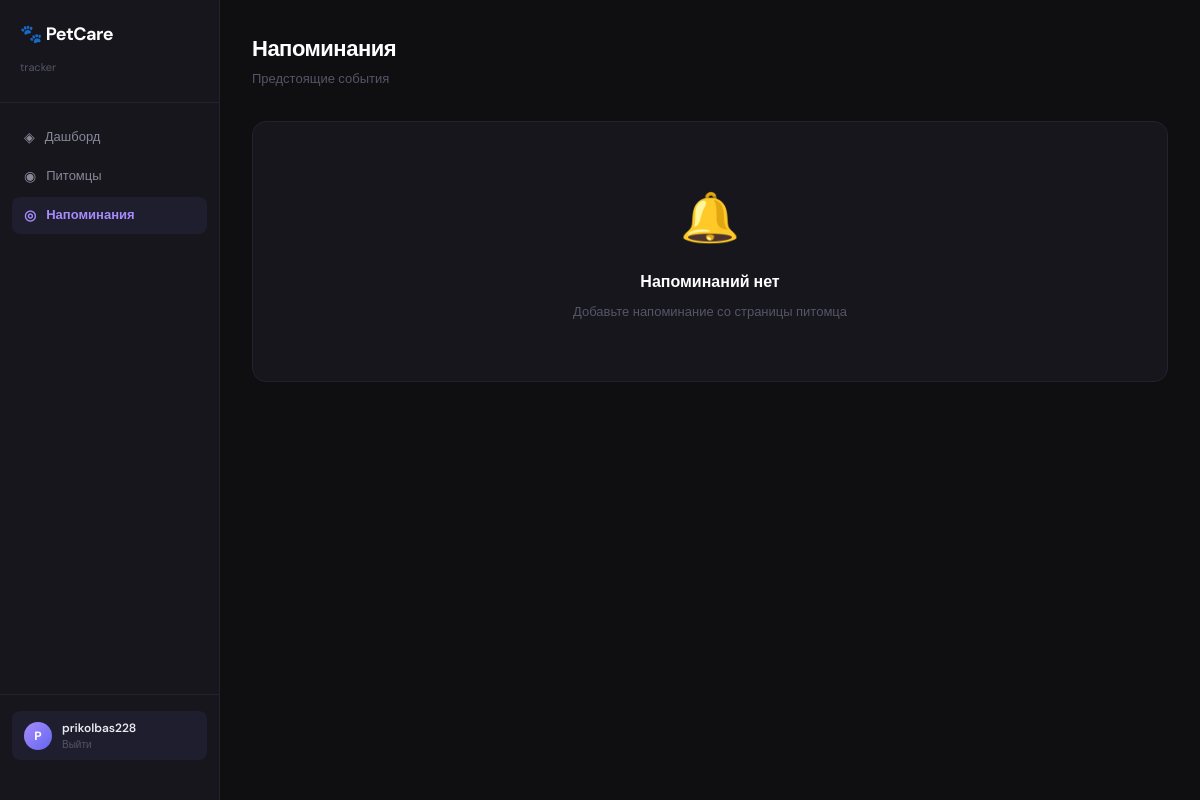
The page /reminders/ (signed in) on the database as committed earlier.
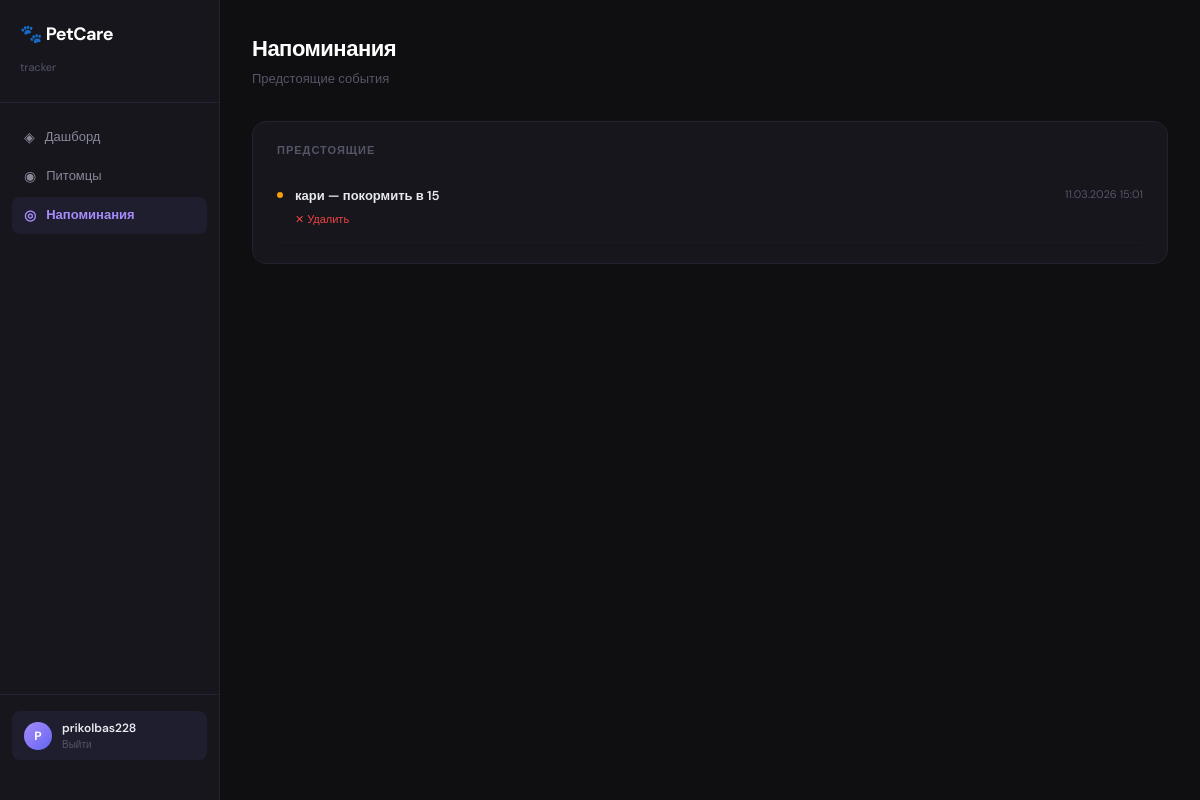
The same page on the database as committed later.
### petcare_tracker/models.py (models this page shows)
class Reminder(models.Model):
    pet = models.ForeignKey(Pet, on_delete=models.CASCADE)
    category = models.CharField(choices=HabitLog.CATEGORY)
    message = models.CharField(max_length=255,blank=True, default='')
    remind_at = models.DateTimeField()
    is_sent = models.BooleanField(default=False)

class Pet(models.Model):
    SPECIES = [('dog','Собака'),('cat','Кошка'),('bird','Птица'),('other','Другое')]
    owner = models.ForeignKey(User, on_delete=models.CASCADE)
    name = models.CharField(max_length=100)
    species = models.CharField(choices=SPECIES)
    photo = models.ImageField(upload_to='pets/', blank=True)
    birth_date = models.DateField()

### petcare_tracker/views.py (the view)
# urls.py: path('reminders/', views.reminder_list, name='reminder_list'),
@login_required
def reminder_list(request):
    reminders = Reminder.objects.filter(
        pet__owner=request.user,
        is_sent=False
    ).order_by('remind_at')
    return render(request, 'reminders/reminder_list.html', {'reminders': reminders})

### petcare_tracker/templates/reminders/reminder_list.html
{% extends 'base.html' %}
{% block content %}
<div class="page-header">
    <div>
        <div class="page-title">Напоминания</div>
        <div class="page-subtitle">Предстоящие события</div>
    </div>
</div>
{% if reminders %}
<div class="card-dark">
    <div class="card-label">Предстоящие</div>
    {% for r in reminders %}
    <div class="log-item">
        <div class="log-dot" style="background:#f59e0b;"></div>
        <div style="flex:1;">
            <div style="display:flex; justify-content:space-between;">
                <span style="font-size:13px; font-weight:600; color:#e8e8f0;">{{ r.pet.name }} — {{ r.message }}</span>
                <span style="font-size:11px; color:#555568;">{{ r.remind_at|date:"d.m.Y H:i" }}</span>
            </div>
            <a href="{% url 'remove_reminder' r.pk %}" style="color:#ef4444; font-size:11px; text-decoration:none;">✕ Удалить</a>        </div>
    </div>
    {% endfor %}
</div>
{% else %}
<div class="card-dark" style="text-align:center; padding:60px;">
    <div style="font-size:48px; margin-bottom:16px;">🔔</div>
    <div style="font-size:16px; font-weight:600; color:#fff; margin-bottom:8px;">Напоминаний нет</div>
    <div style="font-size:13px; color:#555568;">Добавьте напоминание со страницы питомца</div>
</div>
{% endif %}
{% endblock %}

### petcare_tracker/templates/base.html (shortened to what this page needs)
<!DOCTYPE html>
<html lang="ru">
<head>
    <link href="https://cdn.jsdelivr.net/npm/bootstrap@5.3.0/dist/css/bootstrap.min.css" rel="stylesheet">
</head>
<body>
{% if user.is_authenticated %}
<aside class="sidebar">
    <div class="sidebar-logo">
        <h1>🐾 PetCare</h1>
        <span>tracker</span>
    </div>
    <nav class="sidebar-nav">
        <a href="{% url 'pet_list' %}" class="nav-link {% if request.resolver_match.url_name == 'pet_list' %}active{% endif %}">
            <span class="nav-icon">◈</span> Дашборд
        </a>
        <a href="{% url 'pet_add' %}" class="nav-link {% if request.resolver_match.url_name == 'pet_add' %}active{% endif %}">
            <span class="nav-icon">◉</span> Питомцы
        </a>
        <a href="{% url 'reminder_list' %}" class="nav-link {% if request.resolver_match.url_name == 'reminder_list' %}active{% endif %}">
            <span class="nav-icon">◎</span> Напоминания
        </a>
    </nav>
    <div class="sidebar-user">
        <div class="user-card">
            <div class="user-avatar">{{ user.username|first|upper }}</div>
            <div>
                <div class="user-name">{{ user.username }}</div>
                <div class="user-plan"><a href="{% url 'logout' %}" style="color:#555568; text-decoration:none;">Выйти</a></div>
            </div>
        </div>
    </div>
</aside>
{% endif %}
<div class="main-wrapper" {% if not user.is_authenticated %}style="margin-left:0;"{% endif %}>
    {% block content %}{% endblock %}
</div>
</body>
</html>

### petcare_tracker/templates/base.html (style rules this page uses)
* { box-sizing: border-box; margin: 0; padding: 0; }
body { font-family: 'DM Sans', sans-serif; background: #0f0f12; color: #e8e8f0; min-height: 100vh; display: flex; }
.sidebar { width: 220px; background: #16161c; border-right: 1px solid #222230; display: flex; flex-direction: column; padding: 24px 0; position: fixed; height: 100vh; flex-shrink: 0; }
.sidebar-logo { padding: 0 20px 24px; border-bottom: 1px solid #222230; }
.sidebar-logo h1 { font-size: 18px; font-weight: 700; letter-spacing: -0.5px; color: #fff; }
.sidebar-logo span { font-size: 11px; color: #555568; }
.sidebar-nav { padding: 16px 12px; flex: 1; }
.nav-link { display: flex; align-items: center; gap: 10px; padding: 8px 12px; border-radius: 8px; color: #888899; font-size: 13px; font-weight: 400; text-decoration: none; margin-bottom: 2px; transition: all 0.15s; }
.nav-link.active { background: #1e1e2e; color: #a78bfa; font-weight: 600; }
.nav-icon { font-size: 14px; }
.sidebar-user { padding: 16px 12px; border-top: 1px solid #222230; }
.user-card { display: flex; align-items: center; gap: 10px; padding: 8px 12px; border-radius: 8px; background: #1e1e2e; }
.user-avatar { width: 28px; height: 28px; border-radius: 50%; background: linear-gradient(135deg, #a78bfa, #6366f1); display: flex; align-items: center; justify-content: center; font-size: 12px; font-weight: 700; color: #fff; flex-shrink: 0; }
.user-name { font-size: 12px; font-weight: 600; color: #e8e8f0; }
.user-plan { font-size: 10px; color: #555568; }
.main-wrapper { margin-left: 220px; flex: 1; padding: 32px; min-height: 100vh; }
.page-header { display: flex; justify-content: space-between; align-items: center; margin-bottom: 32px; }
.page-title { font-size: 22px; font-weight: 700; letter-spacing: -0.5px; color: #fff; }
.page-subtitle { font-size: 13px; color: #555568; margin-top: 4px; }
.card-dark { background: #16161c; border: 1px solid #222230; border-radius: 14px; padding: 20px 24px; }
.card-label { font-size: 11px; font-weight: 600; color: #555568; text-transform: uppercase; letter-spacing: 1px; margin-bottom: 16px; }
.log-item { display: flex; align-items: flex-start; gap: 12px; padding: 12px 0; border-bottom: 1px solid #1a1a26; }
.log-dot { width: 6px; height: 6px; border-radius: 50%; background: #a78bfa; margin-top: 6px; flex-shrink: 0; }

Rows that differ between the two databases and show on the page:
added Reminder: pet.name "кари", message "покормить в 15", remind_at "11.03.2026 15:01"
Other text that changed with them:
text no longer shown: "🔔 Напоминаний нет Добавьте напоминание со страницы питомца"
text now shown: "ПРЕДСТОЯЩИЕ"
